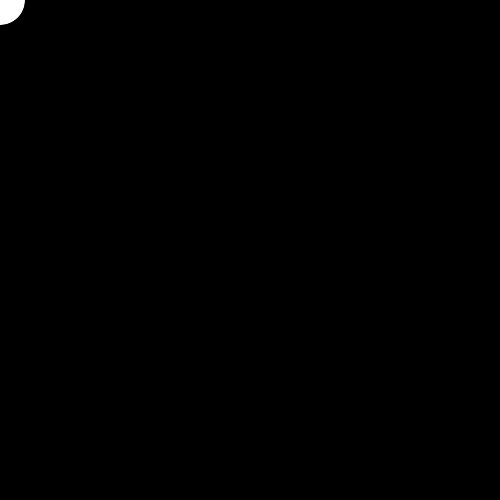
Frame 1 (no input)
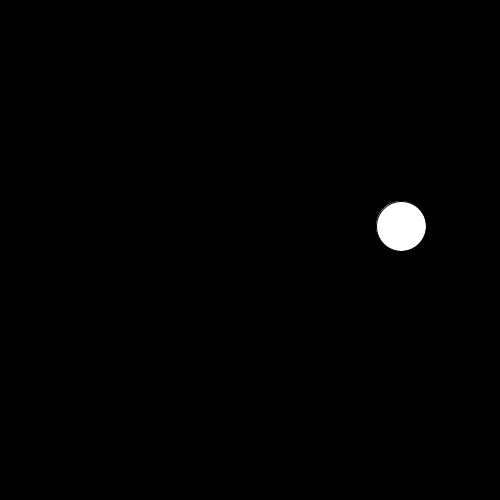
Frame 60 (the mouse pressed at the canvas centre just before this capture)
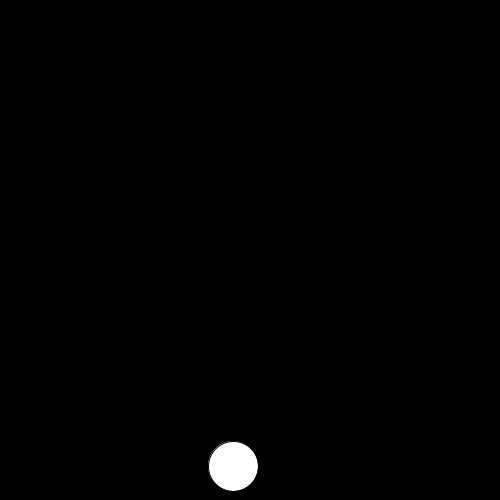
Frame 120 (the mouse held since frame 60 and released just before this capture)

The Processing sketch that drew these frames (run headless with seeded random() and noise(); from frame 60 on, the mouse is pressed at the canvas centre):

// Processing sketch: processing_83983
// ── processing_83983.pde

//Bryan Lee, Bouncing Ball, Computer Programming 1, Block 7
thing ball;
void setup()
{
  size(500, 500);
  ball = new thing();
}
void draw()
{
  background(0);
    ball.ball();
    ball.move();
    ball.bounce();

}
class thing
{
  int x, y;
  boolean up, right;
  thing()
  {
    int x = 500;
    int y = 500;
    boolean up = true;
    boolean right = true;
  }
    void ball()
  {
    ellipse(x, y, 50, 50);
  }
  void move()
  {
    if(right == true)
    {
      x = x + 7;
    }
    else
    {
      x = x - 5;
    }
    if(up == true)
    {
      y = y + 4;
    }
    else
    {
      y = y - 6;
    }
  }
  void bounce()
  {
    if(x < 25)
    {
      right = true;
    }
    else if(x > 475)
    {
      right = false;
    }
    if(y < 25)
    {
       up = true;
    }
    else if(y > 475)
    {
      up = false;
    }
  }

}
